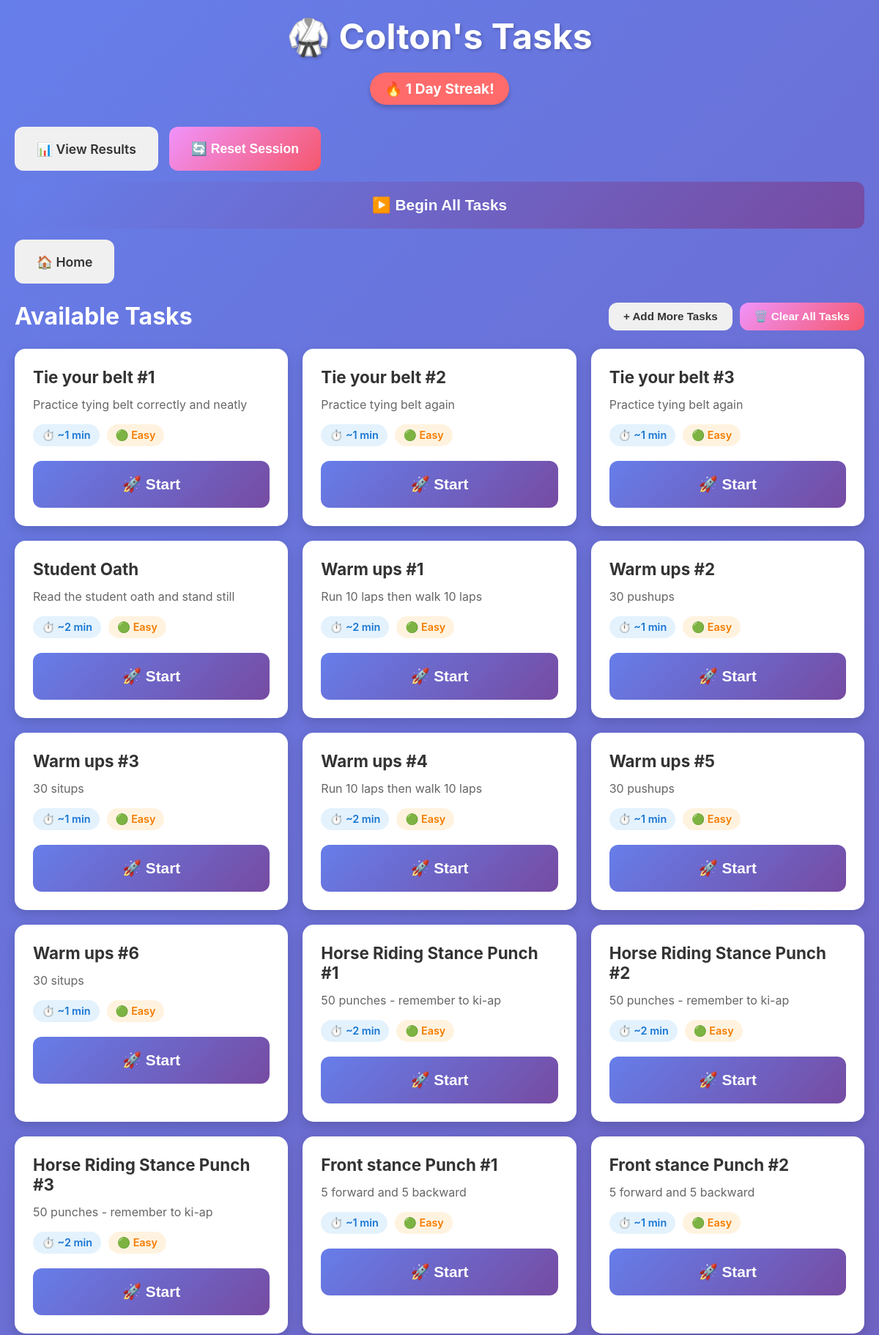
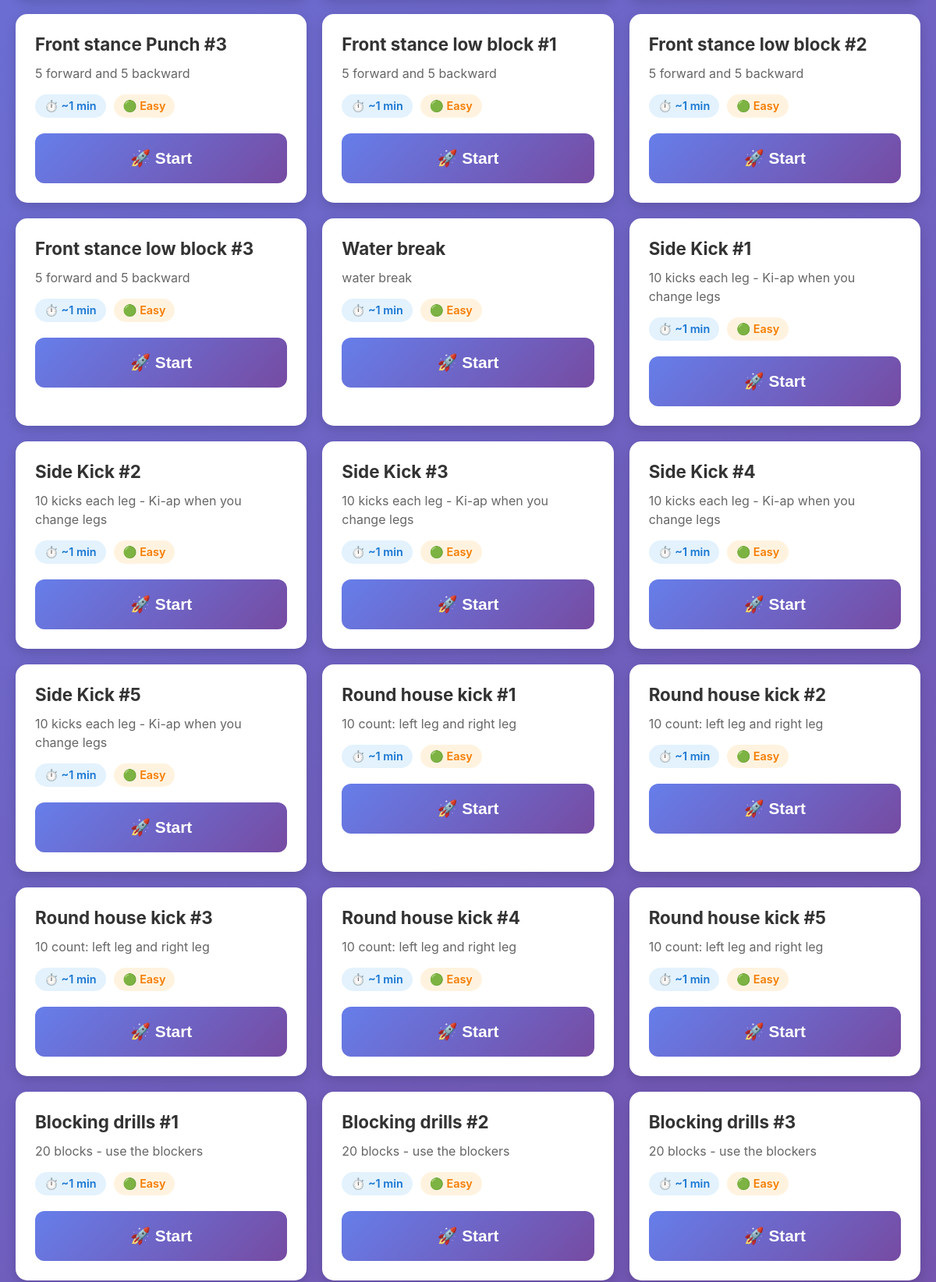
Screenshot of /student/1 (upper part) with the database file from the repository (2 pictures, top to bottom).
### tables this page shows
CREATE TABLE students
                 (id INTEGER PRIMARY KEY AUTOINCREMENT,
                  name TEXT NOT NULL UNIQUE,
                  created_at TIMESTAMP DEFAULT CURRENT_TIMESTAMP);

CREATE TABLE tasks
                 (id INTEGER PRIMARY KEY AUTOINCREMENT,
                  title TEXT NOT NULL,
                  description TEXT,
                  estimated_time INTEGER,
                  difficulty_weight REAL DEFAULT 1.0,
                  created_at TIMESTAMP DEFAULT CURRENT_TIMESTAMP);

### main.py (the view)
@app.get("/student/{student_id}", response_class=HTMLResponse)
async def student_dashboard(request: Request, student_id: int):
    conn = sqlite3.connect(DB_PATH)
    c = conn.cursor()
    c.execute("SELECT name FROM students WHERE id = ?", (student_id,))
    student = c.fetchone()
    if not student:
        conn.close()
        raise HTTPException(404, "Student not found")
    c.execute("SELECT id, title, description, estimated_time, difficulty_weight FROM tasks")
    tasks = [{"id": row[0], "title": row[1], "description": row[2],
              "estimated_time": row[3], "difficulty_weight": row[4]} for row in c.fetchall()]
    c.execute('''SELECT a.id, a.task_id, t.title, t.description, t.estimated_time, a.start_time
                 FROM active_sessions a
                 JOIN tasks t ON a.task_id = t.id
                 WHERE a.student_id = ?''', (student_id,))
    active = c.fetchone()
    active_session = None
    if active:
        start_time = datetime.fromisoformat(active[5])
        elapsed = int((datetime.now() - start_time).total_seconds())
        active_session = {
            "id": active[0],
            "task_id": active[1],
            "task_title": active[2],
            "task_description": active[3],
            "estimated_time": active[4],
            "start_time": active[5],
            "elapsed": elapsed
        }
    streak = get_student_streak(student_id)
    conn.close()
    return templates.TemplateResponse("dashboard.html", {
        "request": request,
        "student_id": student_id,
        "student_name": student[0],
        "tasks": tasks,
        "active_session": active_session,
        "streak": streak
    })

### templates/dashboard.html (shortened to what this page needs)
<!DOCTYPE html>
<html lang="en">
<head>
    <link rel="stylesheet" href="/static/style.css">
</head>
<body>
    <div class="container">
        <div class="header">
            <h1>🥋 {{ student_name }}'s Tasks</h1>
            {% if streak > 0 %}
            <div class="streak-badge">🔥 {{ streak }} Day Streak!</div>
            {% endif %}
        </div>
        <div class="nav-buttons">
            <a href="/results/{{ student_id }}" class="btn btn-secondary">📊 View Results</a>
            <button onclick="resetSession()" class="btn btn-warning">🔄 Reset Session</button>
            {% if tasks and not active_session %}
            <button onclick="startAutoMode()" class="btn btn-primary btn-large" id="autoModeBtn">
                ▶️ Begin All Tasks
            </button>
            {% endif %}
            <a href="/" class="btn btn-secondary">🏠 Home</a>
        </div>
        {% if not tasks %}
        <div class="card">
            <h2>Upload Your Tasks</h2>
            <p>Upload a CSV file with your karate tasks to get started!</p>
            <p class="small-text">CSV format: task, description, estimated_time</p>
            <form id="uploadForm" class="upload-form">
                <input type="file" id="fileInput" accept=".csv" required class="file-input">
                <button type="submit" class="btn btn-primary">Upload Tasks 📤</button>
            </form>
        </div>
        {% else %}
        <div class="tasks-header">
            <h2>Available Tasks</h2>
            <div class="task-header-buttons">
                <button onclick="showUploadForm()" class="btn btn-secondary btn-small">
                    + Add More Tasks
                </button>
                <button onclick="clearAllTasks()" class="btn btn-warning btn-small">
                    🗑️ Clear All Tasks
                </button>
            </div>
        </div>
        <div class="tasks-grid">
            {% for task in tasks %}
            <div class="task-card {% if active_session and active_session.task_id == task.id %}task-active{% endif %}">
                <h3>{{ task.title }}</h3>
                {% if task.description %}
                <p class="task-description">{{ task.description }}</p>
                {% endif %}
                <div class="task-meta">
                    <span class="time-badge">⏱️ ~{{ task.estimated_time }} min</span>
                    <span class="difficulty-badge">
                        {% if task.difficulty_weight <= 0.5 %}🟢 Easy
                        {% elif task.difficulty_weight <= 1.0 %}🟡 Medium
                        {% elif task.difficulty_weight <= 1.5 %}🟠 Hard
                        {% else %}🔴 Expert{% endif %}
                    </span>
                </div>
                {% if not active_session %}
                <button
                    class="btn btn-primary btn-large"
                    onclick="startTask({{ task.id }}, '{{ task.title|replace("'", "\\'") }}', '{{ task.description|replace("'", "\\'")|default('', true) }}')"
                >
                    🚀 Start
                </button>
                {% elif active_session.task_id != task.id %}
                <button class="btn btn-disabled" disabled>
                    Finish current task first
                </button>
                {% endif %}
            </div>
            {% endfor %}
        </div>
        {% endif %}
    </div>
</body>
</html>

### static/style.css (style rules this page uses)
* { margin: 0; padding: 0; box-sizing: border-box; }
body { font-family: -apple-system, BlinkMacSystemFont, 'Segoe UI', Roboto, 'Helvetica Neue', Arial, sans-serif; background: linear-gradient(135deg, #667eea 0%, #764ba2 100%); min-height: 100vh; padding: 20px; color: #333; }
.container { max-width: 1200px; margin: 0 auto; }
.header { text-align: center; margin-bottom: 30px; color: white; }
.header h1 { font-size: 3rem; margin-bottom: 10px; text-shadow: 2px 2px 4px rgba(0,0,0,0.2); }
.streak-badge { display: inline-block; background: #ff6b6b; color: white; padding: 10px 20px; border-radius: 25px; font-size: 1.2rem; font-weight: bold; margin-top: 10px; box-shadow: 0 4px 6px rgba(0,0,0,0.2); }
.nav-buttons { display: flex; gap: 15px; margin-bottom: 25px; flex-wrap: wrap; }
.btn { padding: 15px 30px; border: none; border-radius: 12px; font-size: 1.1rem; font-weight: 600; cursor: pointer; transition: all 0.3s ease; text-decoration: none; display: inline-block; text-align: center; min-height: 60px; display: flex; align-items: center; justify-content: center; }
.btn-primary { background: linear-gradient(135deg, #667eea 0%, #764ba2 100%); color: white; }
.btn-secondary { background: #f0f0f0; color: #333; }
.btn-warning { background: linear-gradient(135deg, #f093fb 0%, #f5576c 100%); color: white; }
.btn-large { padding: 20px 40px; font-size: 1.3rem; width: 100%; }
.btn-small { padding: 10px 20px; font-size: 0.95rem; min-height: auto; }
.tasks-header { display: flex; justify-content: space-between; align-items: center; margin-bottom: 25px; flex-wrap: wrap; gap: 15px; }
.tasks-header h2 { color: white; font-size: 2rem; }
.task-header-buttons { display: flex; gap: 10px; flex-wrap: wrap; }
.tasks-grid { display: grid; grid-template-columns: repeat(auto-fill, minmax(300px, 1fr)); gap: 20px; margin-bottom: 30px; }
.task-card { background: white; border-radius: 15px; padding: 25px; box-shadow: 0 5px 15px rgba(0,0,0,0.15); transition: all 0.3s ease; }
.task-card h3 { font-size: 1.4rem; margin-bottom: 12px; color: #333; }
.task-description { color: #666; margin-bottom: 15px; line-height: 1.5; }
.task-meta { display: flex; gap: 10px; margin-bottom: 20px; flex-wrap: wrap; }
.time-badge, .difficulty-badge { padding: 6px 12px; border-radius: 20px; font-size: 0.9rem; font-weight: 600; }
.time-badge { background: #e3f2fd; color: #1976d2; }
.difficulty-badge { background: #fff3e0; color: #f57c00; }

### rows the page displays
students: name "Colton"
tasks: title "Tie your belt #1", description "Practice tying belt correctly and neatly", estimated_time "1", difficulty_weight "🟢 Easy"
tasks: title "Tie your belt #2", description "Practice tying belt again", estimated_time "1", difficulty_weight "🟢 Easy"
tasks: title "Tie your belt #3", description "Practice tying belt again", estimated_time "1", difficulty_weight "🟢 Easy"
tasks: title "Student Oath", description "Read the student oath and stand still", estimated_time "2", difficulty_weight "🟢 Easy"
tasks: title "Warm ups #1", description "Run 10 laps then walk 10 laps", estimated_time "2", difficulty_weight "🟢 Easy"
tasks: title "Warm ups #2", description "30 pushups", estimated_time "1", difficulty_weight "🟢 Easy"
tasks: title "Warm ups #3", description "30 situps", estimated_time "1", difficulty_weight "🟢 Easy"
tasks: title "Warm ups #4", description "Run 10 laps then walk 10 laps", estimated_time "2", difficulty_weight "🟢 Easy"
tasks: title "Warm ups #5", description "30 pushups", estimated_time "1", difficulty_weight "🟢 Easy"
tasks: title "Warm ups #6", description "30 situps", estimated_time "1", difficulty_weight "🟢 Easy"
tasks: title "Horse Riding Stance Punch #1", description "50 punches - remember to ki-ap", estimated_time "2", difficulty_weight "🟢 Easy"
tasks: title "Horse Riding Stance Punch #2", description "50 punches - remember to ki-ap", estimated_time "2", difficulty_weight "🟢 Easy"
tasks: title "Horse Riding Stance Punch #3", description "50 punches - remember to ki-ap", estimated_time "2", difficulty_weight "🟢 Easy"
tasks: title "Front stance Punch #1", description "5 forward and 5 backward", estimated_time "1", difficulty_weight "🟢 Easy"
tasks: title "Front stance Punch #2", description "5 forward and 5 backward", estimated_time "1", difficulty_weight "🟢 Easy"
tasks: title "Front stance Punch #3", description "5 forward and 5 backward", estimated_time "1", difficulty_weight "🟢 Easy"
tasks: title "Front stance low block #1", description "5 forward and 5 backward", estimated_time "1", difficulty_weight "🟢 Easy"
tasks: title "Front stance low block #2", description "5 forward and 5 backward", estimated_time "1", difficulty_weight "🟢 Easy"
tasks: title "Front stance low block #3", description "5 forward and 5 backward", estimated_time "1", difficulty_weight "🟢 Easy"
tasks: title "Water break", description "water break", estimated_time "1", difficulty_weight "🟢 Easy"
tasks: title "Side Kick #1", description "10 kicks each leg - Ki-ap when you change legs", estimated_time "1", difficulty_weight "🟢 Easy"
tasks: title "Side Kick #2", description "10 kicks each leg - Ki-ap when you change legs", estimated_time "1", difficulty_weight "🟢 Easy"
tasks: title "Side Kick #3", description "10 kicks each leg - Ki-ap when you change legs", estimated_time "1", difficulty_weight "🟢 Easy"
tasks: title "Side Kick #4", description "10 kicks each leg - Ki-ap when you change legs", estimated_time "1", difficulty_weight "🟢 Easy"
tasks: title "Side Kick #5", description "10 kicks each leg - Ki-ap when you change legs", estimated_time "1", difficulty_weight "🟢 Easy"
tasks: title "Round house kick #1", description "10 count: left leg and right leg", estimated_time "1", difficulty_weight "🟢 Easy"
tasks: title "Round house kick #2", description "10 count: left leg and right leg", estimated_time "1", difficulty_weight "🟢 Easy"
tasks: title "Round house kick #3", description "10 count: left leg and right leg", estimated_time "1", difficulty_weight "🟢 Easy"
tasks: title "Round house kick #4", description "10 count: left leg and right leg", estimated_time "1", difficulty_weight "🟢 Easy"
tasks: title "Round house kick #5", description "10 count: left leg and right leg", estimated_time "1", difficulty_weight "🟢 Easy"
tasks: title "Blocking drills #1", description "20 blocks - use the blockers", estimated_time "1", difficulty_weight "🟢 Easy"
tasks: title "Blocking drills #2", description "20 blocks - use the blockers", estimated_time "1", difficulty_weight "🟢 Easy"
tasks: title "Blocking drills #3", description "20 blocks - use the blockers", estimated_time "1", difficulty_weight "🟢 Easy"

### other values shown
{{ streak }} "1"
